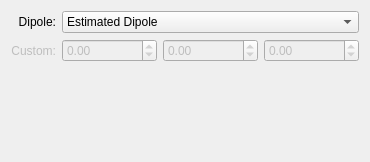
<ui version="4.0" >
 <class>DipoleSettingsWidget</class>
 <widget class="QWidget" name="DipoleSettingsWidget" >
  <property name="geometry" >
   <rect>
    <x>0</x>
    <y>0</y>
    <width>370</width>
    <height>162</height>
   </rect>
  </property>
  <property name="sizeIncrement" >
   <size>
    <width>10</width>
    <height>0</height>
   </size>
  </property>
  <layout class="QGridLayout" name="gridLayout" >
   <item row="0" column="0" >
    <widget class="QLabel" name="label" >
     <property name="text" >
      <string>Dipole:</string>
     </property>
     <property name="textFormat" >
      <enum>Qt::AutoText</enum>
     </property>
     <property name="alignment" >
      <set>Qt::AlignRight|Qt::AlignTrailing|Qt::AlignVCenter</set>
     </property>
    </widget>
   </item>
   <item row="0" column="1" colspan="3" >
    <widget class="QComboBox" name="dipoleType" >
     <property name="sizePolicy" >
      <sizepolicy vsizetype="Fixed" hsizetype="Preferred" >
       <horstretch>1</horstretch>
       <verstretch>0</verstretch>
      </sizepolicy>
     </property>
     <property name="sizeIncrement" >
      <size>
       <width>1</width>
       <height>0</height>
      </size>
     </property>
     <property name="currentIndex" >
      <number>0</number>
     </property>
     <property name="modelColumn" >
      <number>0</number>
     </property>
     <item>
      <property name="text" >
       <string>Estimated Dipole</string>
      </property>
     </item>
     <item>
      <property name="text" >
       <string>Custom Value</string>
      </property>
     </item>
    </widget>
   </item>
   <item row="1" column="0" >
    <widget class="QLabel" name="customLabel" >
     <property name="enabled" >
      <bool>false</bool>
     </property>
     <property name="text" >
      <string>Custom:</string>
     </property>
     <property name="textFormat" >
      <enum>Qt::AutoText</enum>
     </property>
     <property name="alignment" >
      <set>Qt::AlignRight|Qt::AlignTrailing|Qt::AlignVCenter</set>
     </property>
    </widget>
   </item>
   <item row="1" column="1" >
    <widget class="QDoubleSpinBox" name="xDipoleSpinBox" >
     <property name="enabled" >
      <bool>false</bool>
     </property>
     <property name="minimum" >
      <double>-99.989999999999995</double>
     </property>
    </widget>
   </item>
   <item row="1" column="2" >
    <widget class="QDoubleSpinBox" name="yDipoleSpinBox" >
     <property name="enabled" >
      <bool>false</bool>
     </property>
     <property name="minimum" >
      <double>-99.989999999999995</double>
     </property>
    </widget>
   </item>
   <item row="1" column="3" >
    <widget class="QDoubleSpinBox" name="zDipoleSpinBox" >
     <property name="enabled" >
      <bool>false</bool>
     </property>
     <property name="minimum" >
      <double>-99.989999999999995</double>
     </property>
    </widget>
   </item>
   <item row="2" column="2" >
    <spacer name="verticalSpacer" >
     <property name="orientation" >
      <enum>Qt::Vertical</enum>
     </property>
     <property name="sizeHint" stdset="0" >
      <size>
       <width>20</width>
       <height>40</height>
      </size>
     </property>
    </spacer>
   </item>
  </layout>
 </widget>
 <resources/>
 <connections/>
</ui>
